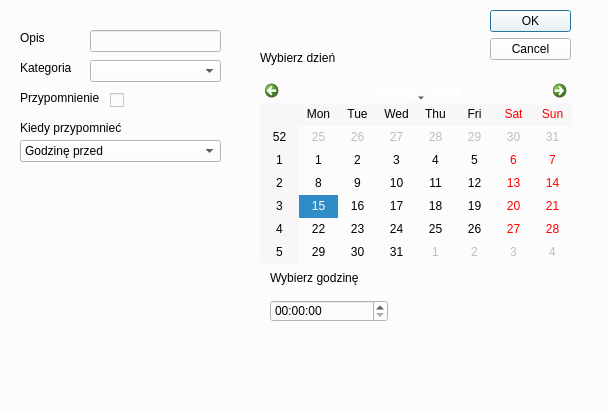
<?xml version="1.0" encoding="UTF-8"?>
<ui version="4.0">
 <class>Dialog</class>
 <widget class="QDialog" name="Dialog">
  <property name="geometry">
   <rect>
    <x>0</x>
    <y>0</y>
    <width>608</width>
    <height>412</height>
   </rect>
  </property>
  <property name="windowTitle">
   <string>Dialog</string>
  </property>
  <property name="styleSheet">
   <string notr="true">background-color: rgb(252,252,252)</string>
  </property>
  <widget class="QDialogButtonBox" name="okcanButtons">
   <property name="geometry">
    <rect>
     <x>490</x>
     <y>10</y>
     <width>81</width>
     <height>241</height>
    </rect>
   </property>
   <property name="orientation">
    <enum>Qt::Vertical</enum>
   </property>
   <property name="standardButtons">
    <set>QDialogButtonBox::Cancel|QDialogButtonBox::Ok</set>
   </property>
  </widget>
  <widget class="QLabel" name="label">
   <property name="geometry">
    <rect>
     <x>20</x>
     <y>30</y>
     <width>55</width>
     <height>16</height>
    </rect>
   </property>
   <property name="text">
    <string>Opis</string>
   </property>
  </widget>
  <widget class="QLabel" name="label_2">
   <property name="geometry">
    <rect>
     <x>20</x>
     <y>90</y>
     <width>91</width>
     <height>16</height>
    </rect>
   </property>
   <property name="text">
    <string>Przypomnienie</string>
   </property>
  </widget>
  <widget class="QLabel" name="label_3">
   <property name="geometry">
    <rect>
     <x>20</x>
     <y>60</y>
     <width>55</width>
     <height>16</height>
    </rect>
   </property>
   <property name="text">
    <string>Kategoria</string>
   </property>
  </widget>
  <widget class="QCalendarWidget" name="calendarEd">
   <property name="geometry">
    <rect>
     <x>260</x>
     <y>80</y>
     <width>312</width>
     <height>183</height>
    </rect>
   </property>
  </widget>
  <widget class="QLabel" name="label_4">
   <property name="geometry">
    <rect>
     <x>260</x>
     <y>50</y>
     <width>91</width>
     <height>16</height>
    </rect>
   </property>
   <property name="text">
    <string>Wybierz dzień</string>
   </property>
  </widget>
  <widget class="QTimeEdit" name="timeEditComb">
   <property name="geometry">
    <rect>
     <x>270</x>
     <y>300</y>
     <width>118</width>
     <height>22</height>
    </rect>
   </property>
  </widget>
  <widget class="QLabel" name="label_5">
   <property name="geometry">
    <rect>
     <x>270</x>
     <y>270</y>
     <width>101</width>
     <height>16</height>
    </rect>
   </property>
   <property name="text">
    <string>Wybierz godzinę</string>
   </property>
  </widget>
  <widget class="QCheckBox" name="ifRemindBox">
   <property name="geometry">
    <rect>
     <x>110</x>
     <y>90</y>
     <width>77</width>
     <height>20</height>
    </rect>
   </property>
   <property name="text">
    <string/>
   </property>
  </widget>
  <widget class="QComboBox" name="remindComb">
   <property name="geometry">
    <rect>
     <x>20</x>
     <y>140</y>
     <width>201</width>
     <height>22</height>
    </rect>
   </property>
   <item>
    <property name="text">
     <string>Godzinę przed</string>
    </property>
   </item>
   <item>
    <property name="text">
     <string>12 godzin przed</string>
    </property>
   </item>
   <item>
    <property name="text">
     <string>Dzień przed</string>
    </property>
   </item>
   <item>
    <property name="text">
     <string>Dwa dni przed</string>
    </property>
   </item>
   <item>
    <property name="text">
     <string>Pięć dni przed</string>
    </property>
   </item>
   <item>
    <property name="text">
     <string>Tydzień przed</string>
    </property>
   </item>
   <item>
    <property name="text">
     <string>Dwa tygodnie przed</string>
    </property>
   </item>
   <item>
    <property name="text">
     <string>Miesiąc przed</string>
    </property>
   </item>
   <item>
    <property name="text">
     <string>Rok przed</string>
    </property>
   </item>
  </widget>
  <widget class="QLabel" name="label_6">
   <property name="geometry">
    <rect>
     <x>20</x>
     <y>120</y>
     <width>111</width>
     <height>16</height>
    </rect>
   </property>
   <property name="text">
    <string>Kiedy przypomnieć</string>
   </property>
  </widget>
  <widget class="QComboBox" name="catCombo">
   <property name="geometry">
    <rect>
     <x>90</x>
     <y>60</y>
     <width>131</width>
     <height>22</height>
    </rect>
   </property>
  </widget>
  <widget class="QLineEdit" name="lineDesc">
   <property name="geometry">
    <rect>
     <x>90</x>
     <y>30</y>
     <width>131</width>
     <height>22</height>
    </rect>
   </property>
   <property name="text">
    <string/>
   </property>
  </widget>
 </widget>
 <resources/>
 <connections>
  <connection>
   <sender>okcanButtons</sender>
   <signal>accepted()</signal>
   <receiver>Dialog</receiver>
   <slot>accept()</slot>
   <hints>
    <hint type="sourcelabel">
     <x>490</x>
     <y>244</y>
    </hint>
    <hint type="destinationlabel">
     <x>157</x>
     <y>274</y>
    </hint>
   </hints>
  </connection>
  <connection>
   <sender>okcanButtons</sender>
   <signal>rejected()</signal>
   <receiver>Dialog</receiver>
   <slot>reject()</slot>
   <hints>
    <hint type="sourcelabel">
     <x>516</x>
     <y>250</y>
    </hint>
    <hint type="destinationlabel">
     <x>286</x>
     <y>274</y>
    </hint>
   </hints>
  </connection>
  <connection>
   <sender>ifRemindBox</sender>
   <signal>toggled(bool)</signal>
   <receiver>Dialog</receiver>
   <slot>exec()</slot>
   <hints>
    <hint type="sourcelabel">
     <x>132</x>
     <y>102</y>
    </hint>
    <hint type="destinationlabel">
     <x>134</x>
     <y>150</y>
    </hint>
   </hints>
  </connection>
 </connections>
</ui>
